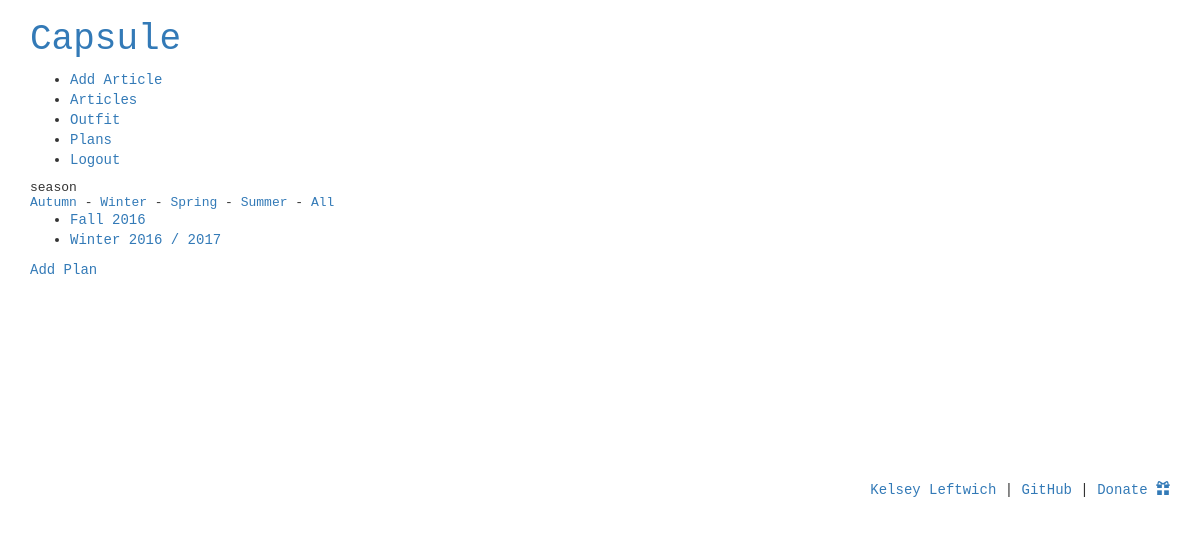
The page /plan/ (signed in) on the database as committed earlier.
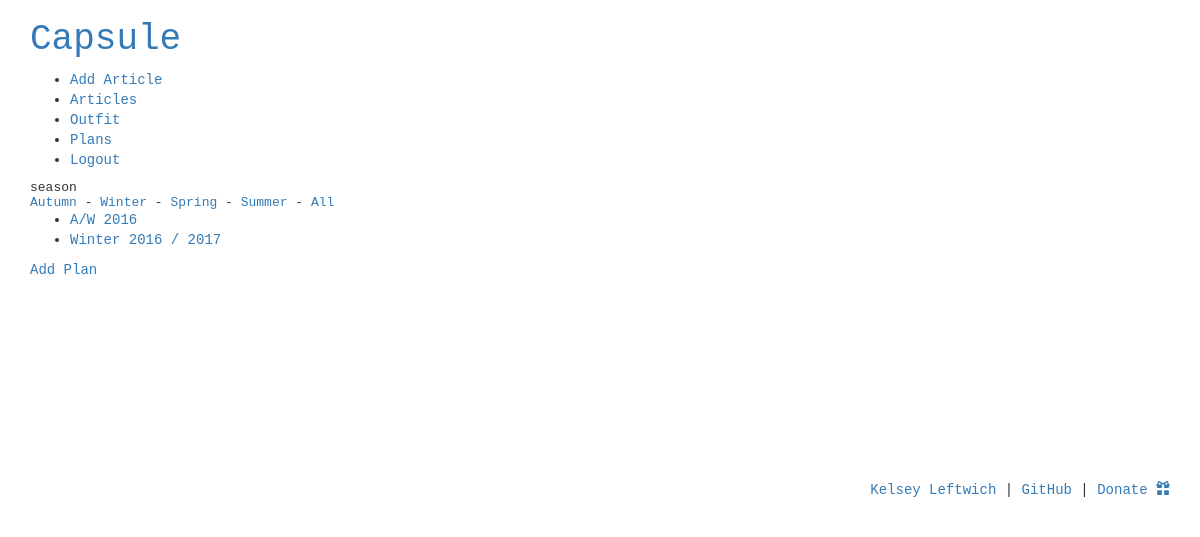
The same page on the database as committed later.
### grid/models.py (models this page shows, shortened)
class Plan(models.Model):
	SEASON_TYPES = (
		('W','Winter'),
		('P','Spring'),
		('S','Summer'),
		('A','Autumn'),
		)
	name = models.CharField(max_length=255)
	user = models.ForeignKey(User, on_delete=models.CASCADE, null=False)
	season_type = models.CharField(max_length=1, choices=SEASON_TYPES, null=True)
	top_count = models.IntegerField(blank=False, null=False, default=1, validators=[MinValueValidator(0)])
	bottom_count = models.IntegerField(blank=False, null=False, default=1, validators=[MinValueValidator(0)])
	dress_count = models.IntegerField(blank=False, null=False, default=1, validators=[MinValueValidator(0)])
	shoe_count = models.IntegerField(blank=False, null=False, default=1, validators=[MinValueValidator(0)])
	details_count = models.IntegerField(blank=False, null=False, default=1, validators=[MinValueValidator(0)])
	outer_count = models.IntegerField(blank=False, null=False, default=1, validators=[MinValueValidator(0)])

### grid/views.py (the view)
# urls.py: url(r'^plan/$', views.plan, name='plan'),
@login_required
def plan(request, season_type=None):
	if Plan.objects.filter(user=request.user).count() > 0:
		if season_type:
			plans = Plan.objects.filter(user=request.user, season_type=season_type.upper())
		else:
			plans = Plan.objects.filter(user=request.user)
	else:
		plans = None
	return render(
		request,
		'plan.html',{
			'plans': plans,
		}
		)

### grid/templates/plan.html (shortened to what this page needs)
{% extends 'base.html' %}
{% block content %}
<table class="filter_nav">
	<tr>
		<td>season</td>
	</tr>
	<tr>
		<td>
			<a href="{% url 'plan' season_type='a'%}">Autumn</a> -
			<a href="{% url 'plan' season_type='w'%}">Winter</a> -
			<a href="{% url 'plan' season_type='p'%}">Spring</a> -
			<a href="{% url 'plan' season_type='s'%}">Summer</a> -
			<a href="{% url 'plan' %}">All</a>
		</td>
	</tr>
</table>
{% if plans %}
<ul>
{% for plan in plans %}
	<li>
		<a href="{% url 'plan_detail' plan_id=plan.id %}">
			{{plan.name}}
		</a>
	</li>
{% endfor %}
</ul>
<p>
	<a href="{% url 'new_plan' %}">Add Plan</a>
</p>
{% else %}
No plans found. <a href="{% url 'new_plan' %}">Create Plan</a>
{% endif %}
{% endblock content %}

Rows that differ between the two databases and show on the page:
changed Plan (number 1 of 2 on the later page): name "Fall 2016" → "A/W 2016"
